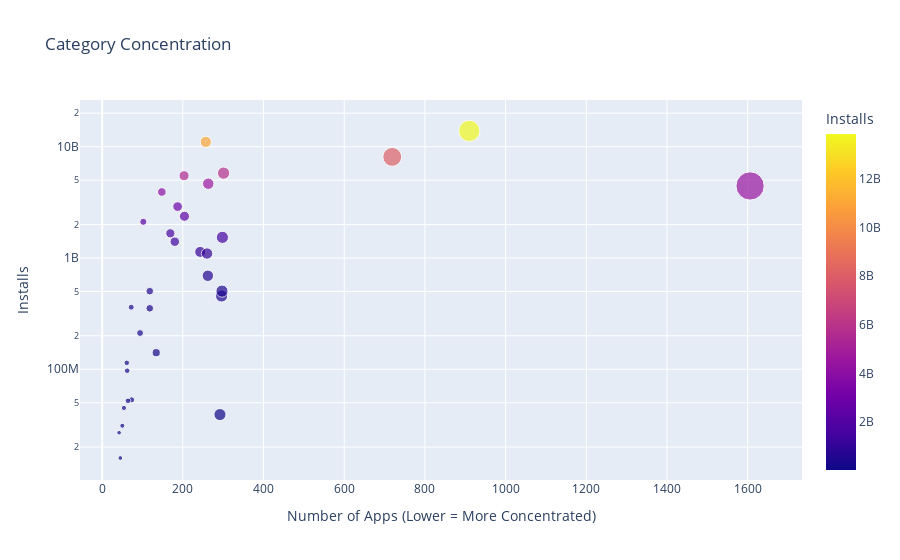

Write notebook code for a chart like this one.
### Code cell
scatter_plot = px.scatter(category_concentration,
                        x = 'App',
                        y = 'Installs',
                        title='Category Concentration',
                        size = 'App',
                        hover_name=category_concentration.index,
                        color = 'Installs',
                         )

scatter_plot.update_layout(xaxis_title='Number of Apps (Lower = More Concentrated)',
                           yaxis_title='Installs',
                            yaxis=dict(type='log'))

scatter_plot.show();

### Figure 1 — Plotly figure (JSON) as saved in the notebook; plotly's stock layout.template omitted (floating-point values rounded to 4 significant figures)
{"data": [{"hovertemplate": "<b>%{hovertext}</b><br><br>App=%{marker.size}<br>Installs=%{marker.color}<extra></extra>", "hovertext": ["ART_AND_DESIGN", "AUTO_AND_VEHICLES", "BEAUTY", "BOOKS_AND_REFERENCE", "BUSINESS", "COMICS", "COMMUNICATION", "DATING", "EDUCATION", "ENTERTAINMENT", "EVENTS", "FAMILY", "FINANCE", "FOOD_AND_DRINK", "GAME", "HEALTH_AND_FITNESS", "HOUSE_AND_HOME", "LIBRARIES_AND_DEMO", "LIFESTYLE", "MAPS_AND_NAVIGATION", "MEDICAL", "NEWS_AND_MAGAZINES", "PARENTING", "PERSONALIZATION", "PHOTOGRAPHY", "PRODUCTIVITY", "SHOPPING", "SOCIAL", "SPORTS", "TOOLS", "TRAVEL_AND_LOCAL", "VIDEO_PLAYERS", "WEATHER"], "legendgroup": "", "marker": {"color": [114233100, 53129800, 26916200, 1665791655, 692018120, 44931100, 11039241530, 140912410, 352852000, 2113660000, 15949410, 4437554490, 455249400, 211677750, 13858762717, 1134006220, 97082000, 52083000, 503611120, 503267560, 39162676, 2369110650, 31116110, 1532352930, 4649143130, 5788070180, 1400331540, 5487841475, 1096431465, 8099724500, 2894859300, 3916897200, 361096500], "coloraxis": "coloraxis", "size": [61, 73, 42, 169, 262, 54, 257, 134, 118, 102, 45, 1606, 296, 94, 910, 243, 62, 64, 297, 118, 292, 204, 50, 298, 263, 301, 180, 203, 260, 719, 187, 148, 72], "sizemode": "area", "sizeref": 4.015, "symbol": "circle"}, "mode": "markers", "name": "", "orientation": "v", "showlegend": false, "type": "scatter", "x": [61, 73, 42, 169, 262, 54, 257, 134, 118, 102, 45, 1606, 296, 94, 910, 243, 62, 64, 297, 118, 292, 204, 50, 298, 263, 301, 180, 203, 260, 719, 187, 148, 72], "xaxis": "x", "y": [114233100, 53129800, 26916200, 1665791655, 692018120, 44931100, 11039241530, 140912410, 352852000, 2113660000, 15949410, 4437554490, 455249400, 211677750, 13858762717, 1134006220, 97082000, 52083000, 503611120, 503267560, 39162676, 2369110650, 31116110, 1532352930, 4649143130, 5788070180, 1400331540, 5487841475, 1096431465, 8099724500, 2894859300, 3916897200, 361096500], "yaxis": "y"}], "layout": {"coloraxis": {"colorbar": {"title": {"text": "Installs"}}, "colorscale": [[0, "#0d0887"], [0.1111, "#46039f"], [0.2222, "#7201a8"], [0.3333, "#9c179e"], [0.4444, "#bd3786"], [0.5556, "#d8576b"], [0.6667, "#ed7953"], [0.7778, "#fb9f3a"], [0.8889, "#fdca26"], [1, "#f0f921"]]}, "legend": {"itemsizing": "constant", "tracegroupgap": 0}, "title": {"text": "Category Concentration"}, "xaxis": {"anchor": "y", "domain": [0, 1], "title": {"text": "Number of Apps (Lower = More Concentrated)"}}, "yaxis": {"anchor": "x", "domain": [0, 1], "title": {"text": "Installs"}, "type": "log"}}}
